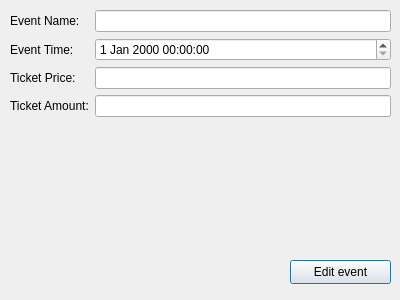
<?xml version="1.0" encoding="UTF-8"?>
<ui version="4.0">
 <class>EditEventForm</class>
 <widget class="QDialog" name="EditEventForm">
  <property name="geometry">
   <rect>
    <x>0</x>
    <y>0</y>
    <width>400</width>
    <height>300</height>
   </rect>
  </property>
  <property name="windowTitle">
   <string>Dialog</string>
  </property>
  <widget class="QPushButton" name="editEvent_ConfirmBtn">
   <property name="geometry">
    <rect>
     <x>290</x>
     <y>260</y>
     <width>101</width>
     <height>24</height>
    </rect>
   </property>
   <property name="text">
    <string>Edit event</string>
   </property>
  </widget>
  <widget class="QWidget" name="formLayoutWidget">
   <property name="geometry">
    <rect>
     <x>10</x>
     <y>10</y>
     <width>381</width>
     <height>241</height>
    </rect>
   </property>
   <layout class="QFormLayout" name="formLayout">
    <item row="0" column="0">
     <widget class="QLabel" name="editEvent_NameLabel">
      <property name="text">
       <string>Event Name:</string>
      </property>
     </widget>
    </item>
    <item row="1" column="0">
     <widget class="QLabel" name="editEvent_TimeLabel">
      <property name="text">
       <string>Event Time:</string>
      </property>
     </widget>
    </item>
    <item row="0" column="1">
     <widget class="QLineEdit" name="editEvent_NameEdit"/>
    </item>
    <item row="1" column="1">
     <widget class="QDateTimeEdit" name="editEvent_TimeEdit"/>
    </item>
    <item row="2" column="0">
     <widget class="QLabel" name="editEvent_TicketPriceLabel">
      <property name="text">
       <string>Ticket Price:</string>
      </property>
     </widget>
    </item>
    <item row="2" column="1">
     <widget class="QLineEdit" name="editEvent_TicketPriceEdit"/>
    </item>
    <item row="3" column="0">
     <widget class="QLabel" name="editEvent_TicketAmountLabel">
      <property name="text">
       <string>Ticket Amount:</string>
      </property>
     </widget>
    </item>
    <item row="3" column="1">
     <widget class="QLineEdit" name="editEvent_TicketAmountEdit"/>
    </item>
   </layout>
  </widget>
 </widget>
 <resources/>
 <connections/>
</ui>
